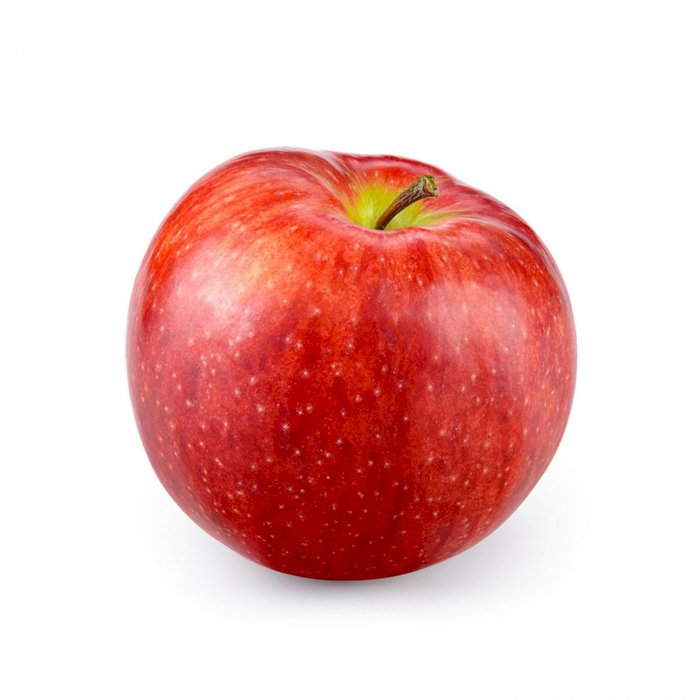
#> input picture apple.jpg, 700 x 700 px
$ python apple.py
#> lines starting #> are read from the running program, lines starting #| are printed output that depends on the picture
import cv2
from time import sleep

img_color = cv2.imread('apple.jpg', cv2.IMREAD_COLOR)
#> img_color is the input picture: shape (700, 700, 3); mean B, G, R 191.4, 194.3, 237.4

# cv2.namedWindow('Show Image')
cv2.imshow('Show Color Image', img_color)
cv2.waitKey(0)

img_gray = cv2.cvtColor(img_color, cv2.COLOR_BGR2GRAY)
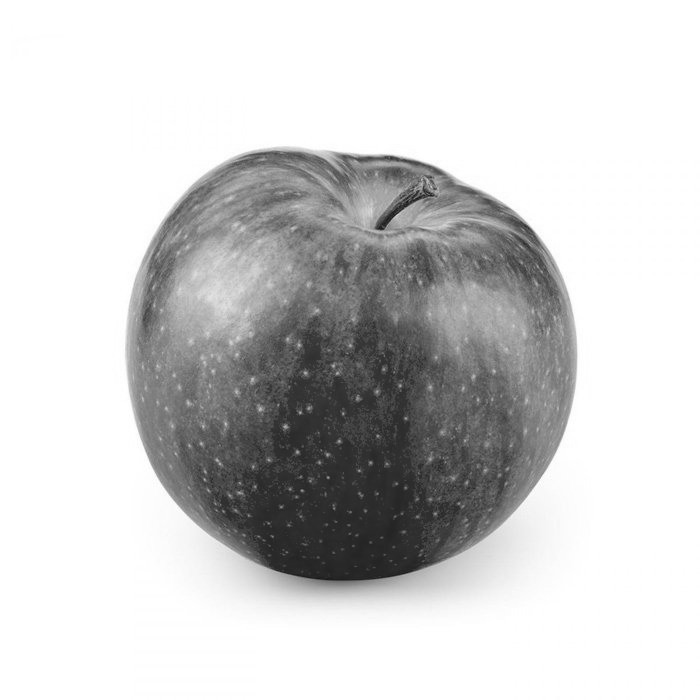
#> img_gray: shape (700, 700); min 21, max 255, mean 206.8

cv2.imshow('Show Gray Image', img_gray)
cv2.waitKey(0)

cv2.destroyAllWindows()
